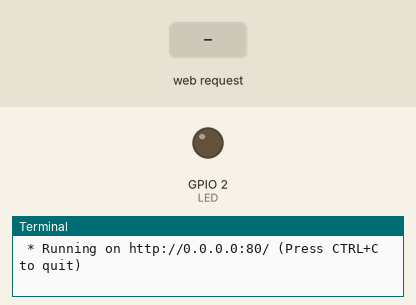
Bench run of a program on a simulated Raspberry Pi (BCM pin numbers). Parts: output pins drawn as LEDs (lit = HIGH), the last lines printed to the terminal. The inputs (shaded band) are chosen by the test bench. The clock reads 2024-03-15 10:24:30 at power-on unless the program sets it.

Above: at 1.2 s.
1.3 s: HTTP request for /on/on received
At 2.4 s:
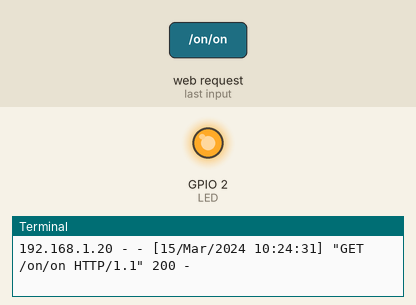
4.3 s: HTTP request for /on/off received
At 4.7 s:
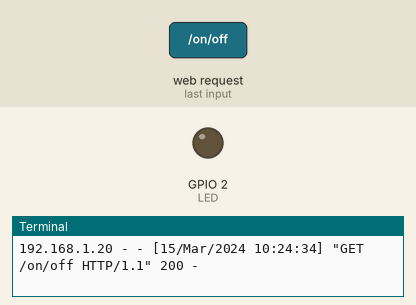
Timing chart, 0 to 7.3 s (numbered marks = the images above; inputs shaded):
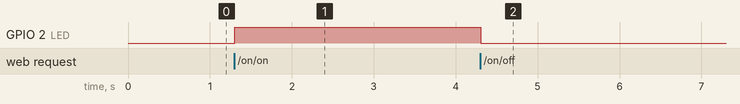

The program:

204WebServerLED.py
```python
#----------------------------------------------------------------
#
#             LED Control from android app
#
#In this program, LED on Rpi will be connected through
#GPIO2, below code work with android app,will turn the LED on/off
#
#Program:204WebServerLED.py
#Date:07/24/2024
#Author: X.Tang
#Version: 1.0  Intial
#  1.1  Add ...
#-----------------------------------------------------------------

from flask import Flask, render_template   # import flask web server library
import RPi.GPIO as GPIO

app = Flask(__name__)

GPIO.setwarnings(False)
GPIO.setmode(GPIO.BCM)       # set BCM logical pin numbering

LED  = 2                     # define LED on GPIO2
GPIO.setup(LED, GPIO.OUT)    # define output pin
GPIO.output(LED, 0)          # turn off LED to start

#
#start the main program loop, read command from android app
#through local web server, decode the msg and control LED
#

@app.route("/<device>/<action>")

def action(device, action):
    actuator = LED
    if action == "on":
        GPIO.output(actuator, GPIO.HIGH)  # turn on LED
    if action == "off":
        GPIO.output(actuator, GPIO.LOW)   # turn off LED
    return ""

if __name__ == '__main__':
    app.run(debug=True, port=80, host='0.0.0.0', use_reloader=False)
```

Measured:
- after the input at 1.3 s, GPIO 2 (LED): LOW → HIGH at once
- after the input at 4.3 s, GPIO 2 (LED): HIGH → LOW at once
